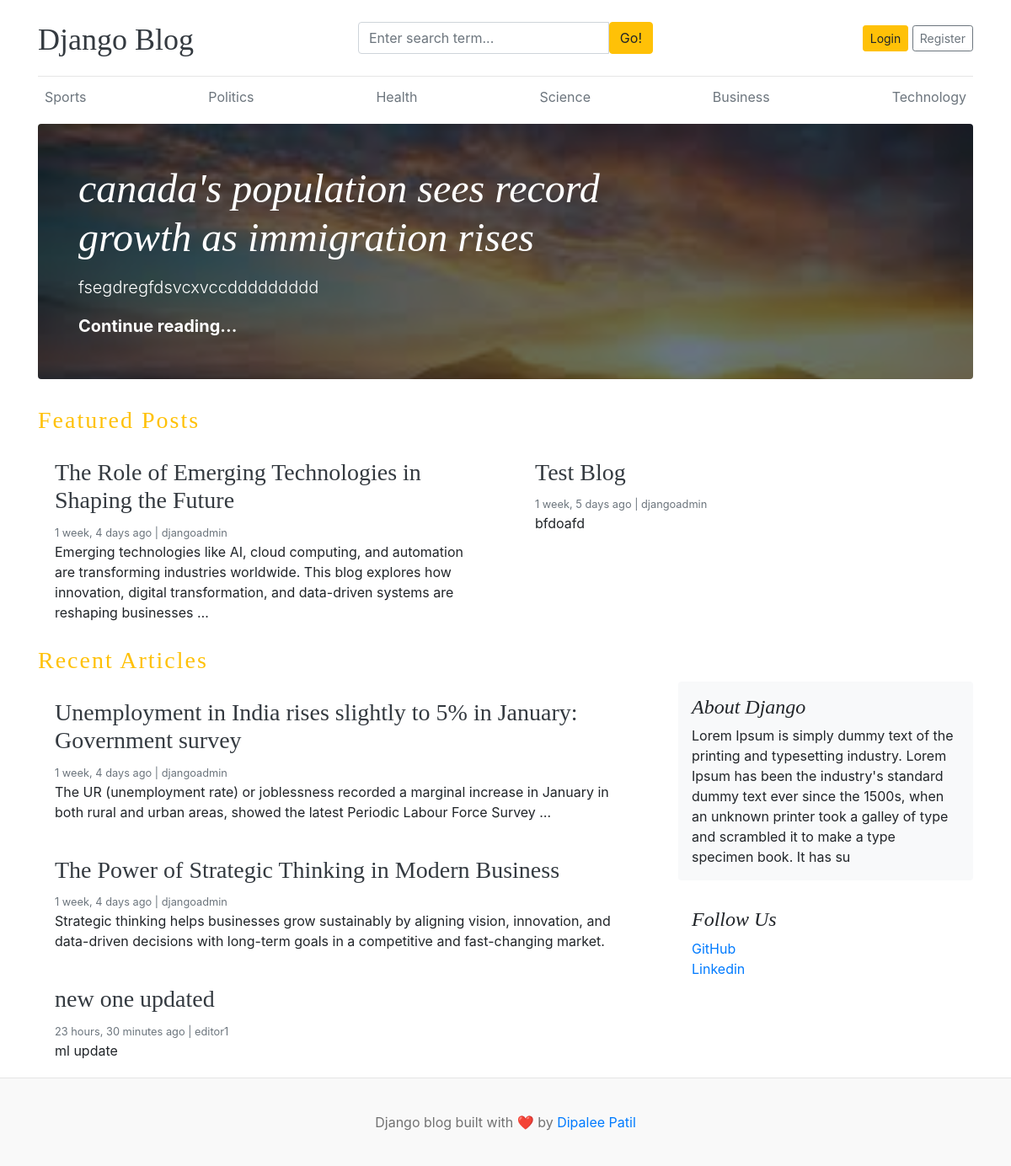
The page / on the database its author committed.
### blogs/models.py (models this page shows, shortened)
class Category(models.Model):
    category_name = models.CharField(max_length=50, unique=True)
    created_at = models.DateTimeField(auto_now_add=True)
    updated_at = models.DateTimeField(auto_now=True)
    class Meta:
        verbose_name_plural = 'categories'

class Blog(models.Model):
    title = models.CharField(max_length=100)
    slug = models.SlugField(max_length=150, unique=True, blank=True)
    category = models.ForeignKey(Category, on_delete=models.CASCADE)
    author = models.ForeignKey(User, on_delete=models.CASCADE)
    featured_image = models.ImageField(upload_to='uploads/%Y/%m/%d')
    short_description = models.TextField(max_length=2000)
    blog_body = models.TextField(max_length=2000)
    status = models.CharField(max_length=20, choices=STATUS_CHOICES, default="Draft")
    is_featured = models.BooleanField(default=False)
    created_at = models.DateTimeField(auto_now_add=True)
    updated_at = models.DateTimeField(auto_now=True)

### assignments/models.py (models this page shows, shortened)
class About(models.Model):
    about_heading = models.CharField(max_length=25)
    about_description = models.TextField(max_length=255)
    created_at = models.DateTimeField(auto_now_add=True)
    updated_at = models.DateTimeField(auto_now=True)

class SocialLink(models.Model):
    platform = models.CharField(max_length=25)
    link = models.URLField(max_length=100)
    created_at = models.DateTimeField(auto_now_add=True)
    updated_at = models.DateTimeField(auto_now=True)

### blog_main/views.py (the view)
# urls.py: 2. Add a URL to urlpatterns:  path('', views.home, name='home')
def home(request):
    featured_posts = Blog.objects.filter(is_featured=True, status='published').order_by('updated_at')
    posts = Blog.objects.filter(is_featured=False, status='published')
    try:
        about = About.objects.get()
    except:
        about = None
    context = {
        'featured_posts': featured_posts,
        'posts':posts,
        'about' : about,
    }
    return render(request, 'home.html', context)

### blogs/context_processors.py (called while the page is built)
def get_categories(request):
    categories = Category.objects.all()
    return dict(categories=categories)

def get_social_links(request):
    social_links = SocialLink.objects.all()
    return dict(social_links=social_links)

### templates/home.html
{% extends 'base.html' %}
  {% block content %}
  {% for post in featured_posts %}
    {% if forloop.first %}
    <div class="jumbotron p-3 p-md-5 text-white rounded bg-dark" style="background-image: url({{ post.featured_image.url }});background-blend-mode: overlay;background-size:cover;">
      <div class="col-md-8 px-0">
        <h1 class="display-4 font-italic">{{ post.title }}</h1>
        <p class="lead my-3">{{ post.short_description | truncatewords:25 }}</p>
        <p class="lead mb-0"><a href="{% url 'blogs' post.slug %}" class="text-white font-weight-bold">Continue reading...</a></p>
      </div>
    </div>
    {% endif %}
  {% endfor %}
  <h3 class="text_uppercase text-warning" style="letter-spacing: 2px;">Featured Posts</h3>
  <div class="row mb-2">
    {% for post in featured_posts %}
      {% if not forloop.first %}
    <div class="col-md-6">
      <div class="card border-0" >
        <div class="card-body">
          <h3><a href="{% url 'blogs' post.slug %}" class="text-dark">{{ post.title }}</a></h3>
          <small class="mb-1 text-muted">{{ post.created_at | timesince }} ago | {{ post.author }}</small>
          <p class="card-text">{{ post.short_description | truncatewords:25 }}</p>
        </div>
      </div>
    </div>
      {% endif %}
    {% endfor %}
  </div>
  <h3 class="text_uppercase text-warning" style="letter-spacing: 2px;">Recent Articles</h3>
  <main role="main" class="container p-0">
    <div class="row">
      <div class="col-md-8 blog-main">
        {% for post in posts %}
        <div class="card border-0" >
          <div class="card-body">
            {% if post.slug %}
              <h3><a href="{% url 'blogs' post.slug %}" class="text-dark">
            {% else %}
              <h3><a href="#" class="text-dark">
            {% endif %}
              {{ post.title }}
            </a></h3>
            <small class="mb-1 text-muted">{{ post.created_at | timesince }} ago | {{ post.author }}</small>
            <p class="card-text">{{ post.short_description | truncatewords:25 }}</p>
          </div>
        </div>
        {% endfor %}
      </div>
      <aside class="col-md-4 blog-sidebar">
        <div class="p-3 mb-3 bg-light rounded">
          <h4 class="font-italic">{{ about.about_heading }}</h4>
          <p class="mb-0">{{ about.about_description }}</p>
        </div>
        {% if social_links %}
        <div class="p-3">
          <h4 class="font-italic">Follow Us</h4>
          <ol class="list-unstyled">
            {% for i in social_links %}
            <li><a href="{{ i.link }}" target="_blank">{{ i.platform }}</a></li>
            {% endfor %}
          </ol>
        </div>
        {% endif %}
      </aside>
    </div>
  </main>
</div>
{% endblock %}

### templates/base.html (shortened to what this page needs)
{% load static %}
<!DOCTYPE html>
<html lang="en">
<head>
    <link href="https://getbootstrap.com/docs/4.0/dist/css/bootstrap.min.css" rel="stylesheet">
    <link href="{% static 'css/blog.css'%}" rel="stylesheet">
    <link rel="stylesheet" href="https://cdnjs.cloudflare.com/ajax/libs/font-awesome/4.7.0/css/font-awesome.min.css">
  </head>
<body>
    <div class="container">
      <header class="blog-header py-3">
        <div class="row flex-nowrap justify-content-between align-items-center">
          <div class="col-4 pt-1">
            <a class="blog-header-logo text-dark" href="/">Django Blog</a>
          </div>
          <div class="col-4">
            <form action="{% url 'search' %}" method="GET">
              <div class="input-group">
                <input class="form-control" type="text" name="keyword" value="{{ keyword }}" placeholder="Enter search term..." aria-label="Enter search term..." aria-describedby="button-search" />
                <button type="submit" class="btn btn-warning" id="button-search" type="button">Go!</button>
              </div>
            </form>
          </div>
          <div class="col-4 d-flex justify-content-end align-items-center">
            {% if not user.is_authenticated %}
            <a class="btn btn-sm btn-warning" href="{% url 'login' %}">Login</a> &nbsp;
            <a class="btn btn-sm btn-outline-secondary" href="{% url 'register' %}">Register</a>
            {% else %}
            <span><a href="{% url 'dashboard' %}">Dashboard</a></span>
            &emsp;
            <span><a href="{% url 'logout' %}">Logout</a></span>
            {% endif %}
          </div>
        </div>
      </header>
      <div class="nav-scroller py-1 mb-2">
        <nav class="nav d-flex justify-content-between">
          {% for cat in categories %}
          <a class="p-2 text-muted" href="{% url 'posts_by_category' cat.id %}">{{ cat.category_name }}</a>
          {% endfor %}
        </nav>
      </div>
{% block content %}
{% endblock %}
<footer class="blog-footer">
  <p>Django blog built with ❤️ by <a href="#">Dipalee Patil</a></p>
</footer>
</body>
</html>

### blog_main/static/css/blog.css (style rules this page uses)
.blog-header { border-bottom: 1px solid #e5e5e5; }
.blog-header-logo { font-family: "Playfair Display", Georgia, "Times New Roman", serif; font-size: 2.25rem; }
h1, h2, h3, h4, h5, h6 { font-family: "Playfair Display", Georgia, "Times New Roman", serif; }
.display-4 { font-size: 2.5rem; }
@media (min-width: 768px) { .display-4 { font-size: 3rem; } }
.blog-footer { padding: 2.5rem 0; color: #727272; text-align: center; background-color: #f9f9f9; border-top: .05rem solid #e5e5e5; }
.blog-footer p:last-child { margin-bottom: 0; }

### rows shown on the page
Category: category_name "Sports"
Category: category_name "Politics"
Category: category_name "Health"
Category: category_name "Science"
Category: category_name "Business"
Category: category_name "Technology"
Blog: featured_image (picture), title "canada's population sees record growth as immigration rises", short_description "fsegdregfdsvcxvccddddddddd"
Blog: title "The Role of Emerging Technologies in Shaping the Future", created_at "1 week, 4 days", author "djangoadmin", short_description "Emerging technologies like AI, cloud computing, and automation are transforming industries worldwide. This blog explores how innovation, digital transformation, and data-driven systems are reshaping businesses …"
Blog: title "Test Blog", created_at "1 week, 5 days", author "djangoadmin", short_description "bfdoafd"
Blog: title "Unemployment in India rises slightly to 5% in January: Government survey", created_at "1 week, 4 days", author "djangoadmin", short_description "The UR (unemployment rate) or joblessness recorded a marginal increase in January in both rural and urban areas, showed the latest Periodic Labour Force Survey …"
Blog: title "The Power of Strategic Thinking in Modern Business", created_at "1 week, 4 days", author "djangoadmin", short_description "Strategic thinking helps businesses grow sustainably by aligning vision, innovation, and data-driven decisions with long-term goals in a competitive and fast-changing market."
Blog: title "new one updated", created_at "23 hours, 30 minutes", author "editor1", short_description "ml update"
About: about_heading "About Django", about_description "Lorem Ipsum is simply dummy text of the printing and typesetting industry. Lorem Ipsum has been the industry's standard dummy text ever since the 1500s, when an unknown printer took a galley of type and scrambled it to make a type specimen book. It has su"
SocialLink: platform "GitHub"
SocialLink: platform "Linkedin"
